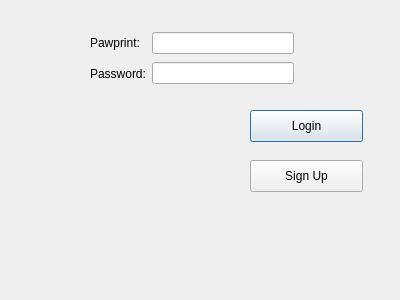
<?xml version="1.0" encoding="UTF-8"?>
<ui version="4.0">
 <class>LoginWindow</class>
 <widget class="QDialog" name="LoginWindow">
  <property name="geometry">
   <rect>
    <x>0</x>
    <y>0</y>
    <width>400</width>
    <height>300</height>
   </rect>
  </property>
  <property name="windowTitle">
   <string>Dialog</string>
  </property>
  <widget class="QPushButton" name="pushButton_Login">
   <property name="geometry">
    <rect>
     <x>250</x>
     <y>110</y>
     <width>113</width>
     <height>32</height>
    </rect>
   </property>
   <property name="text">
    <string>Login</string>
   </property>
  </widget>
  <widget class="QPushButton" name="pushButton_Signup">
   <property name="geometry">
    <rect>
     <x>250</x>
     <y>160</y>
     <width>113</width>
     <height>32</height>
    </rect>
   </property>
   <property name="text">
    <string>Sign Up</string>
   </property>
  </widget>
  <widget class="QWidget" name="">
   <property name="geometry">
    <rect>
     <x>90</x>
     <y>30</y>
     <width>204</width>
     <height>56</height>
    </rect>
   </property>
   <layout class="QHBoxLayout" name="horizontalLayout">
    <item>
     <layout class="QVBoxLayout" name="verticalLayout">
      <item>
       <widget class="QLabel" name="label">
        <property name="text">
         <string>Pawprint:</string>
        </property>
       </widget>
      </item>
      <item>
       <widget class="QLabel" name="label_2">
        <property name="text">
         <string>Password:</string>
        </property>
       </widget>
      </item>
     </layout>
    </item>
    <item>
     <layout class="QVBoxLayout" name="verticalLayout_2">
      <item>
       <widget class="QLineEdit" name="lineEdit_Pawprint"/>
      </item>
      <item>
       <widget class="QLineEdit" name="lineEdit_Password"/>
      </item>
     </layout>
    </item>
   </layout>
  </widget>
 </widget>
 <resources/>
 <connections/>
</ui>
